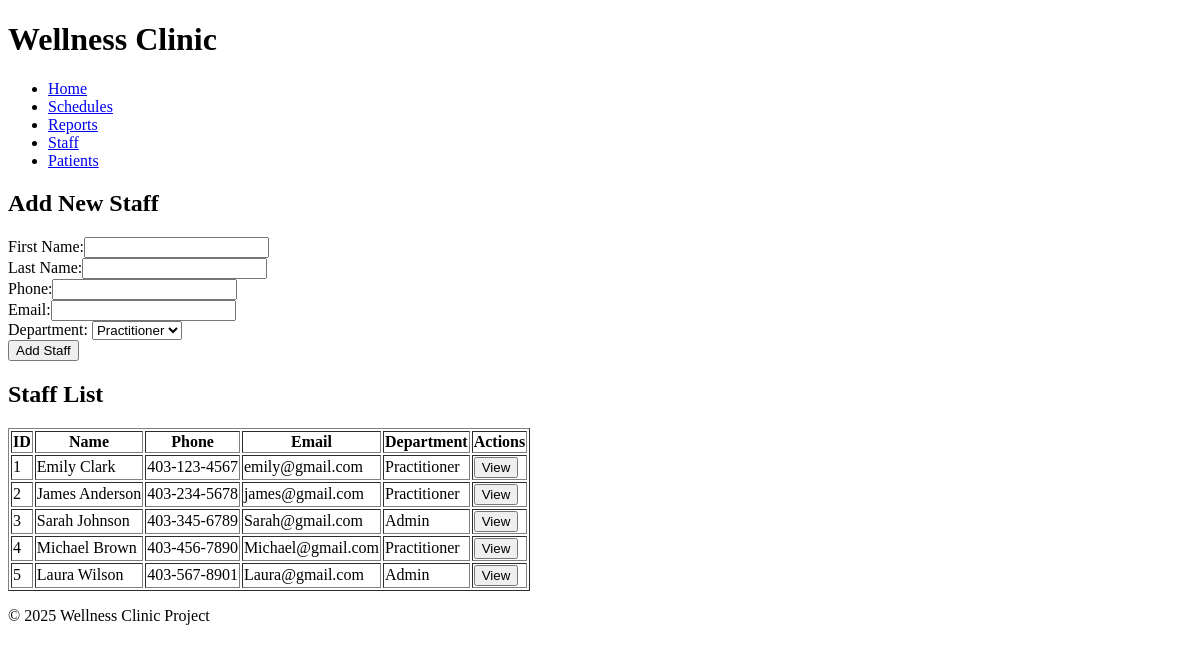
The page /views/staff.php on the database as committed earlier.
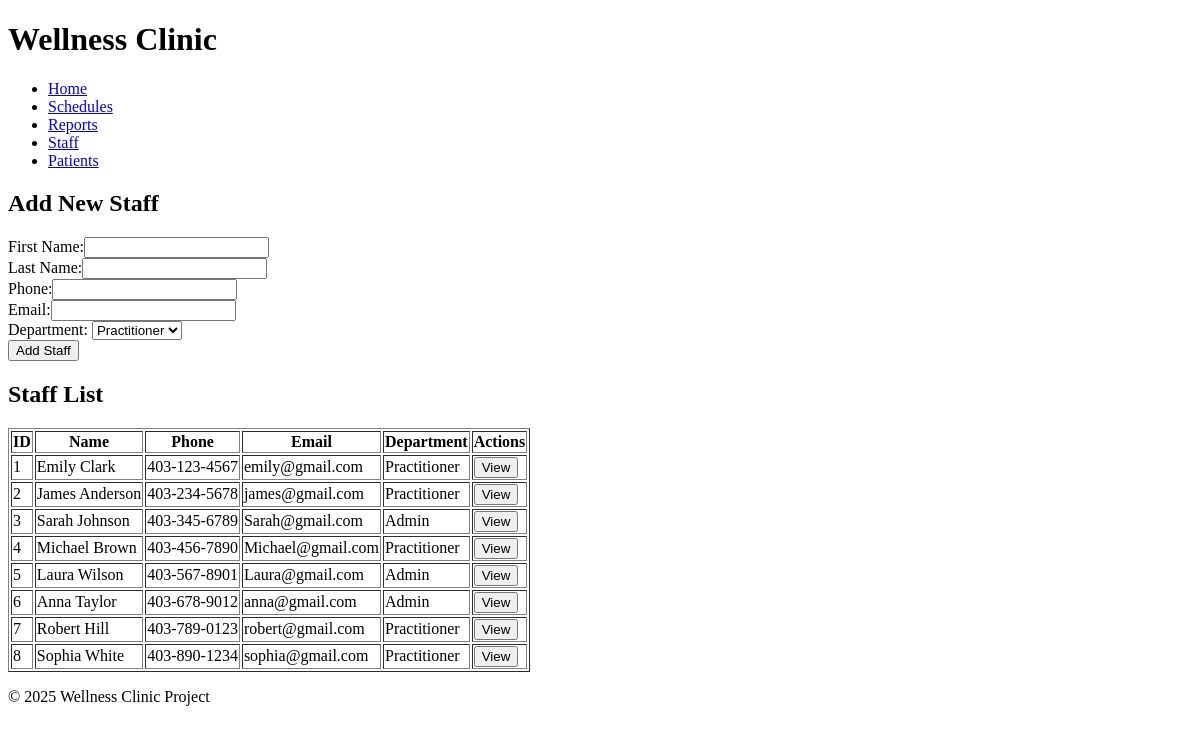
The same page on the database as committed later.
### tables this page shows
CREATE TABLE staff (
    staff_id INTEGER PRIMARY KEY AUTOINCREMENT,
    first_name TEXT NOT NULL,
    last_name TEXT NOT NULL,
    phone TEXT NOT NULL,
    email TEXT NOT NULL,
    department TEXT CHECK (department IN ('Practitioner', 'Admin')) NOT NULL
);

### includes/db-classes.inc.php (called while the page is built, shortened)
<?php
class DatabaseHelper
{
    public static function runQuery($connection, $sql, $parameters)
    {
        $statement = null;
        if (isset($parameters)) {
            if (!is_array($parameters)) {
                $parameters = is_array($parameters);
            }
            $statement = $connection->prepare($sql);
            $executedOk = $statement->execute($parameters);
            if (! $executedOk) throw new PDOException;
        } else {
            $statement = $connection->query($sql);
        }
        return $statement;
    }
}
class StaffDB
{
    private $pdo;
    private static $baseSQL =
    "SELECT *
                FROM staff";
    public function __construct($connection)
    {
        $this->pdo = $connection;
    }
    public function getAll()
    {
        $sql = self::$baseSQL;
        $statement = DatabaseHelper::runQuery($this->pdo, $sql, null);
        return $statement->fetchAll();
    }
}

### views/staff.php (the view, shortened to what the changed rows need)
<?php
require_once "../includes/db-classes.inc.php";
$conn = DatabaseHelper::createConnection(DBCONNSTRING);
$staffGateway = new StaffDB($conn);
$allStaff = "";
try {
    $allStaff = $staffGateway->getAll();
    if ($allStaff) {
        $aside = generateAside();
        if (isset($_GET['ref']) && !empty($_GET['ref'])) {
            $staff = $staffGateway->getStaff($_GET['ref']);
            if ($staff) {
                $main = generateMainContent([$staff]);
            } else {
                $main = "<p style='color:red;'>Staff not found.</p>";
            }
        } else {
            $main = generateMainContent($allStaff);
        }
    } else {
        $aside = "<p>No data to retrieve. Please reconfigure the connection to the database.</p>";
        $main = "<p>No data to retrieve. Please reconfigure the connection to the database.</p>";
    }
} catch (Exception $e) {
    $main = "<p style='color:red;'>Error: " . $e->getMessage() . "</p>";
}
function generateAside()
{
    return <<<HTML
    <h2>Add New Staff</h2>
    <form method="POST">
        <label>First Name:</label><input type="text" name="first_name" required><br>
        <label>Last Name:</label><input type="text" name="last_name" required><br>
        <label>Phone:</label><input type="text" name="phone" required><br>
        <label>Email:</label><input type="email" name="email" required><br>
        <label>Department:</label>
        <select name="department" required>
            <option value="Practitioner">Practitioner</option>
            <option value="Admin">Admin</option>
        </select><br>
        <button type="submit" name="add_staff">Add Staff</button>
    </form>
HTML;
}
function generateMainContent($allStaff)
{
    $output = "<h2>Staff List</h2><table border='1'><tr><th>ID</th><th>Name</th><th>Phone</th><th>Email</th><th>Department</th><th>Actions</th></tr>";
    foreach ($allStaff as $staff) {
        $output .= "
            <tr>
                <td>{$staff['staff_id']}</td>
                <td>{$staff['first_name']} {$staff['last_name']}</td>
                <td>{$staff['phone']}</td>
                <td>{$staff['email']}</td>
                <td>{$staff['department']}</td>
                <td><button onclick=\"openModal({$staff['staff_id']})\">View</button></td>
            </tr>
            " . generateModal($staff);
    }
    $output .= "</table>";
    return $output;
}
function generateModal($staff)
{
    $selectedPractitioner = $staff['department'] === 'Practitioner' ? 'selected' : '';
    $selectedAdmin = $staff['department'] === 'Admin' ? 'selected' : '';
    return <<<HTML
    <div class="modal" id="staffModal{$staff['staff_id']}">
        <div class="modal-content">
            <span onclick="closeModal({$staff['staff_id']})" style="cursor:pointer; float:right;">&times;</span>
            <h2>Edit Staff: {$staff['first_name']} {$staff['last_name']}</h2>
            <form method="POST">
                <input type="hidden" name="staff_id" value="{$staff['staff_id']}">
                <label>First Name:</label><input type="text" name="first_name" value="{$staff['first_name']}" required><br>
                <label>Last Name:</label><input type="text" name="last_name" value="{$staff['last_name']}" required><br>
                <label>Phone:</label><input type="text" name="phone" value="{$staff['phone']}" required><br>
                <label>Email:</label><input type="email" name="email" value="{$staff['email']}" required><br>
                <label>Department:</label>
                <select name="department">
                    <option value="Practitioner" {$selectedPractitioner}>Practitioner</option>
                    <option value="Admin" {$selectedAdmin}>Admin</option>
                </select><br>
                <button type="submit" name="update_staff">Update Staff</button>
                <button type="submit" name="delete_staff">Delete Staff</button>
            </form>
        </div>
    </div>
HTML;
}
?>
<!DOCTYPE html>
<html lang="en">
<head>
    <link rel="stylesheet" href="styles.css">
</head>
<body>
    <header>
        <h1>Wellness Clinic</h1>
    </header>
    <aside>
        <?= generateAside() ?>
    </aside>
    <main>
        <?= generateMainContent($allStaff) ?>
    </main>
</body>
</html>

Rows that differ between the two databases and show on the page:
added staff: staff_id "6", first_name "Anna", last_name "Taylor", phone "403-678-9012", email "anna@gmail.com", department "Admin"
added staff: staff_id "7", first_name "Robert", last_name "Hill", phone "403-789-0123", email "robert@gmail.com", department "Practitioner"
added staff: staff_id "8", first_name "Sophia", last_name "White", phone "403-890-1234", email "sophia@gmail.com", department "Practitioner"
